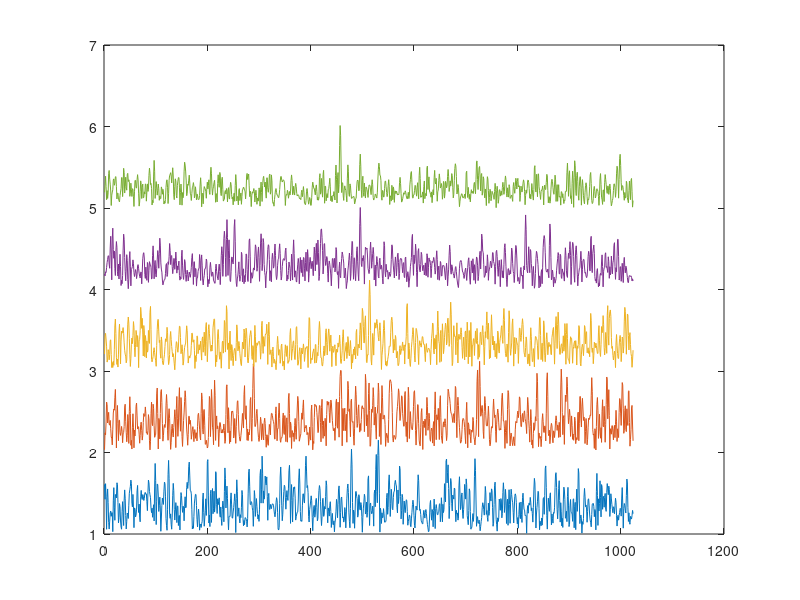

Write the MATLAB code that produced this figure. (Note: this script raises an error after producing the figure.)
clear;clc
fs = 625;
t = 1/fs:1/fs:1;
sig = [chirp(t,10,1,250) zeros(1,fs)];

index = 1000+[10 30 50];
speed = 19;
for ping = 1:5
    kernel = zeros(1,2*fs);
    for i = 1:length(index)
        kernel(ping*speed+index(i)+round(1*randn(1))) = 0.2+0.8*rand();
    end
    w = conv(sig,kernel);
    w = w+3*randn(size(w));
    v = xcorr(sig,w);
    v = v./max(v);
    sigsave(:,ping) = hilbert(v);
    
end
 
sig = sigsave(900:1923,:);
for i = 1:size(sig,2)
    plot(abs(sig(:,i))+i);hold on
end
sig0 = zeros(2048,5);
sig0(1:2:end,:) = real(sig);
sig0(2:2:end,:) = imag(sig);
fid = fopen('snr10speed10.bin','wb');
fwrite(fid,sig0,"double");
fclose(fid);

%%
fid = fopen('signalMod.bin','rb');
data = fread(fid,inf,"double");
fclose(fid);
% data = data(1:end/2,:);
plot(data)
